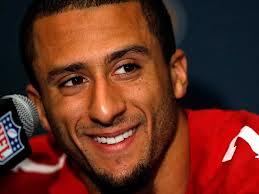
%> input picture images-1.jpeg, 259 x 194 px
$ octave --eval "result = cropUnknown;"   (GNU Octave 9; MATLAB toolbox functions it lacks are replaced by stand-ins)
%> lines starting %> are read from the running program, lines starting %| are printed output that depends on the picture
function [im] = cropUnknown()


imagesc(imread("images-1.jpeg"));
pause;
cd crop2;
im = imread("subject16leftlightgif.gif");
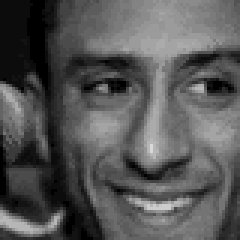
%> input picture crop2/subject16leftlightgif.gif, 80 x 80 px (shown 3 times larger)
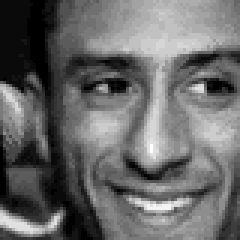
%> im: size 80x80 uint8 (shown 3 times larger); min 0, max 25, mean 10.3; drawn with min black and max white
%> `result = cropUnknown;`:
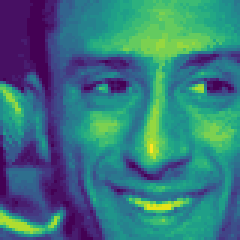
%> displayed picture: size 80x80x3, on the screen's scale of 0 to 255 (shown 3 times larger); mean R, G, B 56.6, 118.7, 125.1
imagesc(im);
cd ..;


end
